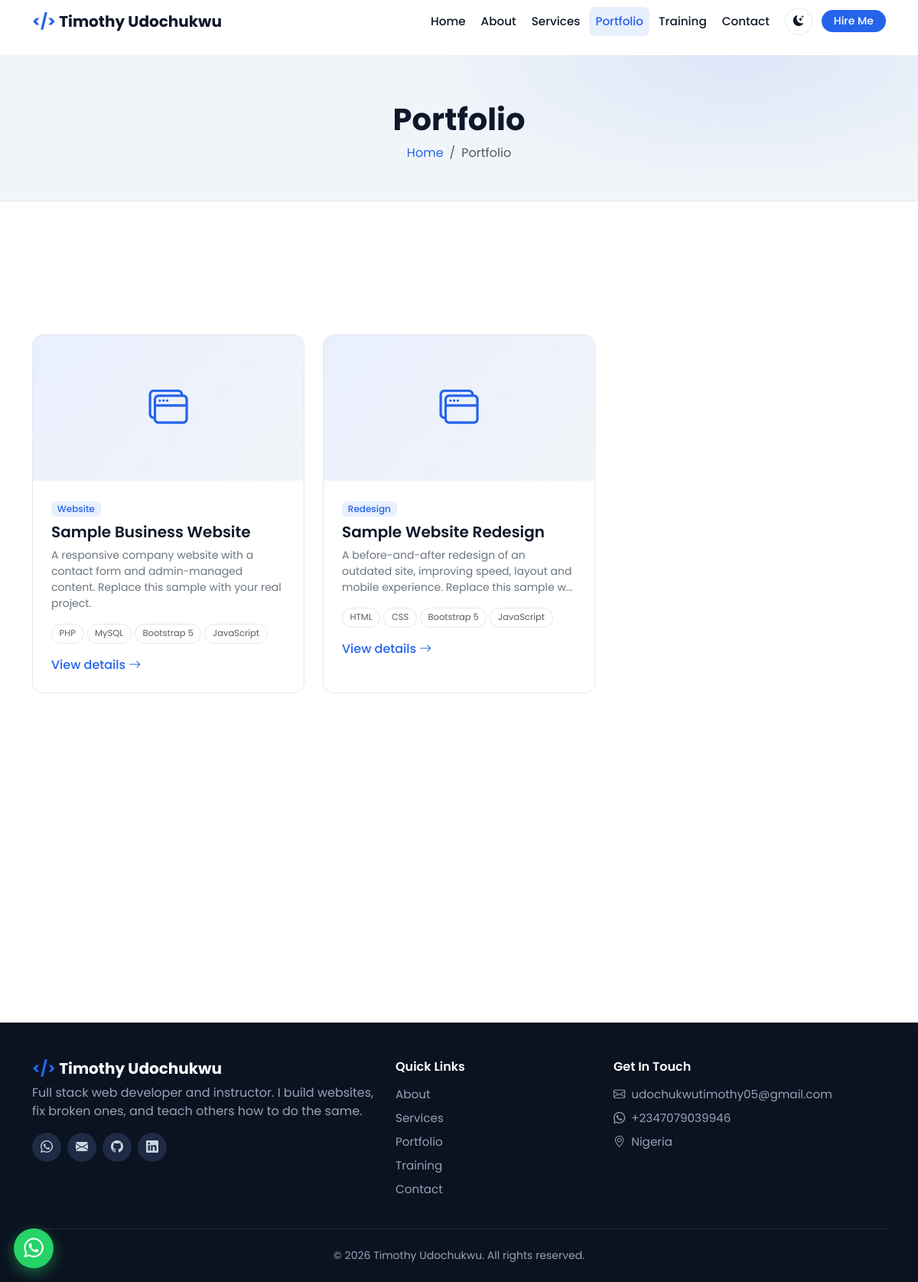
Screenshot of /portfolio.php with the database file from the repository.
### tables this page shows
CREATE TABLE IF NOT EXISTS projects (
    id          INT UNSIGNED AUTO_INCREMENT PRIMARY KEY,
    title       VARCHAR(150) NOT NULL,
    slug        VARCHAR(160) NOT NULL UNIQUE,
    description TEXT         NOT NULL,
    category    VARCHAR(50)  NOT NULL,
    tech_stack  VARCHAR(255) DEFAULT NULL,
    image       VARCHAR(255) DEFAULT NULL,
    live_url    VARCHAR(255) DEFAULT NULL,
    github_url  VARCHAR(255) DEFAULT NULL,
    featured    TINYINT(1)   NOT NULL DEFAULT 0,
    created_at  TIMESTAMP    NOT NULL DEFAULT CURRENT_TIMESTAMP,
    INDEX idx_category (category),
    INDEX idx_featured (featured)
);

### includes/functions.php (called while the page is built, shortened)
<?php
function e($value): string
{
    return htmlspecialchars((string) $value, ENT_QUOTES, 'UTF-8');
}
function url(string $path = ''): string
{
    return BASE_URL . '/' . ltrim($path, '/');
}

### portfolio.php (the view, shortened to what this page needs)
<?php
require_once __DIR__ . '/config/database.php';
$projects   = $pdo->query("SELECT * FROM projects ORDER BY featured DESC, created_at DESC")->fetchAll();
$activePage      = 'portfolio';
require_once __DIR__ . '/includes/header.php';
?>
<section class="page-banner">
    <div class="container text-center">
        <h1 class="fw-bold">Portfolio</h1>
        <nav aria-label="breadcrumb">
            <ol class="breadcrumb justify-content-center mb-0">
                <li class="breadcrumb-item"><a href="<?= url('index.php') ?>">Home</a></li>
                <li class="breadcrumb-item active" aria-current="page">Portfolio</li>
            </ol>
        </nav>
    </div>
</section>
<section class="section">
    <div class="container">
        <?php if (empty($projects)): ?>
            <p class="text-center text-secondary">Projects are coming soon.</p>
        <?php else: ?>
            <div class="row g-4" id="projectGrid">
                <?php foreach ($projects as $project): ?>
                    <?php
                    $hasImage = !empty($project['image']) && file_exists(__DIR__ . '/uploads/' . $project['image']);
                    $techs    = array_filter(array_map('trim', explode(',', (string) $project['tech_stack'])));
                    ?>
                    <div class="col-md-6 col-lg-4 project-item" data-category="<?= e($project['category']) ?>">
                        <article class="card-soft card-hover project-card h-100">
                            <div class="project-thumb">
                                <?php if ($hasImage): ?>
                                    <img src="<?= url('uploads/' . $project['image']) ?>"
                                         alt="<?= e($project['title']) ?>" loading="lazy">
                                <?php else: ?>
                                    <i class="bi bi-window-stack"></i>
                                <?php endif; ?>
                            </div>
                            <div class="p-4">
                                <span class="badge badge-soft mb-2"><?= e($project['category']) ?></span>
                                <h5 class="fw-semibold"><?= e($project['title']) ?></h5>
                                <p class="text-secondary small">
                                    <?= e(mb_strimwidth($project['description'], 0, 120, '...')) ?>
                                </p>
                                <div class="d-flex flex-wrap gap-1 mb-3">
                                    <?php foreach (array_slice($techs, 0, 4) as $tech): ?>
                                        <span class="tech-tag"><?= e($tech) ?></span>
                                    <?php endforeach; ?>
                                </div>
                                <a href="<?= url('project.php?slug=' . urlencode($project['slug'])) ?>"
                                   class="fw-medium link-brand">View details <i class="bi bi-arrow-right"></i></a>
                            </div>
                        </article>
                    </div>
                <?php endforeach; ?>
            </div>
        <?php endif; ?>
    </div>
</section>
<section class="section pt-0">
    <div class="container">
    </div>
</section>
<?php require_once __DIR__ . '/includes/footer.php'; ?>

### includes/header.php (shortened to what this page needs)
<?php
require_once __DIR__ . '/functions.php';
$activePage  = $activePage ?? '';
$navItems = [
    'home'      => ['Home',      'index.php'],
    'about'     => ['About',     'about.php'],
    'services'  => ['Services',  'services.php'],
    'portfolio' => ['Portfolio', 'portfolio.php'],
    'training'  => ['Training',  'training.php'],
    'contact'   => ['Contact',   'contact.php'],
];
?>
<!DOCTYPE html>
<html lang="en" data-bs-theme="light">
<head>
    <link href="https://cdn.jsdelivr.net/npm/bootstrap@5.3.3/dist/css/bootstrap.min.css" rel="stylesheet">
    <link href="https://cdn.jsdelivr.net/npm/bootstrap-icons@1.11.3/font/bootstrap-icons.min.css" rel="stylesheet">
    <link href="<?= url('assets/css/style.css') ?>" rel="stylesheet">
</head>
<body>
<nav class="navbar navbar-expand-lg fixed-top site-nav" id="siteNav">
    <div class="container">
        <a class="navbar-brand fw-bold" href="<?= url('index.php') ?>">
            <span class="brand-mark">&lt;/&gt;</span> <?= e(SITE_NAME) ?>
        </a>
        <div class="collapse navbar-collapse" id="mainNav">
            <ul class="navbar-nav ms-auto align-items-lg-center gap-lg-1">
                <?php foreach ($navItems as $key => [$label, $file]): ?>
                    <li class="nav-item">
                        <a class="nav-link<?= $activePage === $key ? ' active' : '' ?>"
                           href="<?= url($file) ?>"><?= e($label) ?></a>
                    </li>
                <?php endforeach; ?>
                <li class="nav-item ms-lg-2">
                    <button class="btn btn-sm theme-toggle" id="themeToggle" type="button"
                            aria-label="Switch light or dark theme">
                    </button>
                </li>
                <li class="nav-item ms-lg-2 mt-2 mt-lg-0">
                    <a class="btn btn-brand btn-sm px-3" href="<?= url('contact.php') ?>">Hire Me</a>
                </li>
            </ul>
        </div>
    </div>
</nav>
<main id="content">

### includes/footer.php (shortened to what this page needs)
</main>
<footer class="site-footer pt-5 pb-4">
    <div class="container">
        <div class="row g-4">
            <div class="col-lg-5">
                <h5 class="fw-bold"><span class="brand-mark">&lt;/&gt;</span> <?= e(SITE_NAME) ?></h5>
                <p class="footer-text mb-3">
                    Full stack web developer and instructor. I build websites, fix broken ones,
                    and teach others how to do the same.
                </p>
                <div class="d-flex gap-2">
                    <a class="social-link" href="https://wa.me/<?= e(SITE_WHATSAPP) ?>" target="_blank" rel="noopener" aria-label="WhatsApp"><i class="bi bi-whatsapp"></i></a>
                    <a class="social-link" href="mailto:<?= e(SITE_EMAIL) ?>" aria-label="Email"><i class="bi bi-envelope-fill"></i></a>
                    <a class="social-link" href="https://github.com/" target="_blank" rel="noopener" aria-label="GitHub"><i class="bi bi-github"></i></a>
                    <a class="social-link" href="https://linkedin.com/" target="_blank" rel="noopener" aria-label="LinkedIn"><i class="bi bi-linkedin"></i></a>
                </div>
            </div>
            <div class="col-6 col-lg-3">
                <h6 class="fw-semibold mb-3">Quick Links</h6>
                <ul class="list-unstyled footer-links">
                    <li><a href="<?= url('about.php') ?>">About</a></li>
                    <li><a href="<?= url('services.php') ?>">Services</a></li>
                    <li><a href="<?= url('portfolio.php') ?>">Portfolio</a></li>
                    <li><a href="<?= url('training.php') ?>">Training</a></li>
                    <li><a href="<?= url('contact.php') ?>">Contact</a></li>
                </ul>
            </div>
            <div class="col-6 col-lg-4">
                <h6 class="fw-semibold mb-3">Get In Touch</h6>
                <ul class="list-unstyled footer-links">
                    <li><i class="bi bi-envelope me-2"></i><?= e(SITE_EMAIL) ?></li>
                    <li><i class="bi bi-whatsapp me-2"></i>+<?= e(SITE_WHATSAPP) ?></li>
                    <li><i class="bi bi-geo-alt me-2"></i>Nigeria</li>
                </ul>
            </div>
        </div>
        <hr class="footer-divider my-4">
        <p class="text-center footer-text small mb-0">
            &copy; <span id="year"><?= date('Y') ?></span> <?= e(SITE_NAME) ?>. All rights reserved.
        </p>
    </div>
</footer>
<a href="https://wa.me/<?= e(SITE_WHATSAPP) ?>" class="whatsapp-float" target="_blank" rel="noopener" aria-label="Chat on WhatsApp">
    <i class="bi bi-whatsapp"></i>
</a>
</body>
</html>

### assets/css/style.css (style rules this page uses)
:root { --brand: #2563eb; --brand-dark: #1d4ed8; --brand-soft: rgba(37, 99, 235, 0.1); --ink: #0f172a; --surface: #ffffff; --surface-alt: #f1f5f9; --border-soft: #e2e8f0; --radius: 14px; --shadow: 0 10px 30px rgba(15, 23, 42, 0.08); }
html { scroll-behavior: smooth; }
body { font-family: 'Poppins', system-ui, -apple-system, 'Segoe UI', sans-serif; background: var(--surface); color: var(--ink); padding-top: 72px; }
a { text-decoration: none; }
.btn-brand { background: var(--brand); color: #fff; border: 0; border-radius: 50px; font-weight: 500; transition: transform .2s, background .2s, box-shadow .2s; }
.site-nav { background: var(--surface); border-bottom: 1px solid transparent; transition: box-shadow .3s, border-color .3s; }
.site-nav .navbar-brand { color: var(--ink); }
.brand-mark { color: var(--brand); }
.site-nav .nav-link { color: var(--ink); font-weight: 500; font-size: .95rem; padding: .5rem .85rem; border-radius: 8px; }
.site-nav .nav-link:hover, .site-nav .nav-link.active { color: var(--brand); background: var(--brand-soft); }
.theme-toggle { border: 1px solid var(--border-soft); color: var(--ink); border-radius: 50%; width: 36px; height: 36px; padding: 0; }
.section { padding: 80px 0; }
.card-soft { background: var(--surface); border: 1px solid var(--border-soft); border-radius: var(--radius); transition: transform .25s, box-shadow .25s, border-color .25s; }
.site-footer { background: #0b1220; color: #cbd5e1; }
.site-footer h5, .site-footer h6 { color: #fff; }
.footer-text { color: #94a3b8; }
.footer-links li { margin-bottom: .5rem; color: #94a3b8; font-size: .95rem; }
.footer-links a { color: #94a3b8; transition: color .2s; }
.footer-divider { border-color: #1f2a44; opacity: 1; }
.social-link { width: 38px; height: 38px; border-radius: 50%; background: #1f2a44; color: #cbd5e1; display: inline-flex; align-items: center; justify-content: center; transition: background .2s, color .2s, transform .2s; }
.whatsapp-float { position: fixed; left: 18px; bottom: 18px; width: 52px; height: 52px; border-radius: 50%; background: #25d366; color: #fff; font-size: 1.6rem; display: flex; align-items: center; justify-content: center; box-shadow: 0 6px 18px rgba(37, 211, 102, 0.45); z-index: 1030; transition: transform .2s; }
.project-card { overflow: hidden; padding: 0; }
.project-thumb { height: 190px; background: linear-gradient(135deg, var(--brand-soft), var(--surface-alt)); display: flex; align-items: center; justify-content: center; font-size: 3.2rem; color: var(--brand); overflow: hidden; }
.badge-soft { background: var(--brand-soft); color: var(--brand); font-weight: 500; }
.tech-tag { font-size: .72rem; padding: .2rem .6rem; border-radius: 50px; border: 1px solid var(--border-soft); color: var(--bs-secondary-color); }
.link-brand { color: var(--brand); }
.page-banner { padding: 60px 0 50px; background: radial-gradient(700px 300px at 80% 0%, var(--brand-soft), transparent 60%), var(--surface-alt); border-bottom: 1px solid var(--border-soft); }
.page-banner .breadcrumb a { color: var(--brand); }

### rows the page displays
projects: category "Website", title "Sample Business Website", description "A responsive company website with a contact form and admin-managed content. Replace this sample with your real project.", tech_stack "PHP", tech_stack "MySQL", tech_stack "Bootstrap 5", tech_stack "JavaScript"
projects: category "Redesign", title "Sample Website Redesign", description "A before-and-after redesign of an outdated site, improving speed, layout and mobile experience. Replace this sample w...", tech_stack "HTML", tech_stack "CSS", tech_stack "Bootstrap 5", tech_stack "JavaScript"

### other values shown
SITE_NAME "Timothy Udochukwu"
$label "Home"
$label "About"
$label "Services"
$label "Portfolio"
$label "Training"
$label "Contact"
SITE_EMAIL "udochukwutimothy05@gmail.com"
SITE_WHATSAPP "2347079039946"
